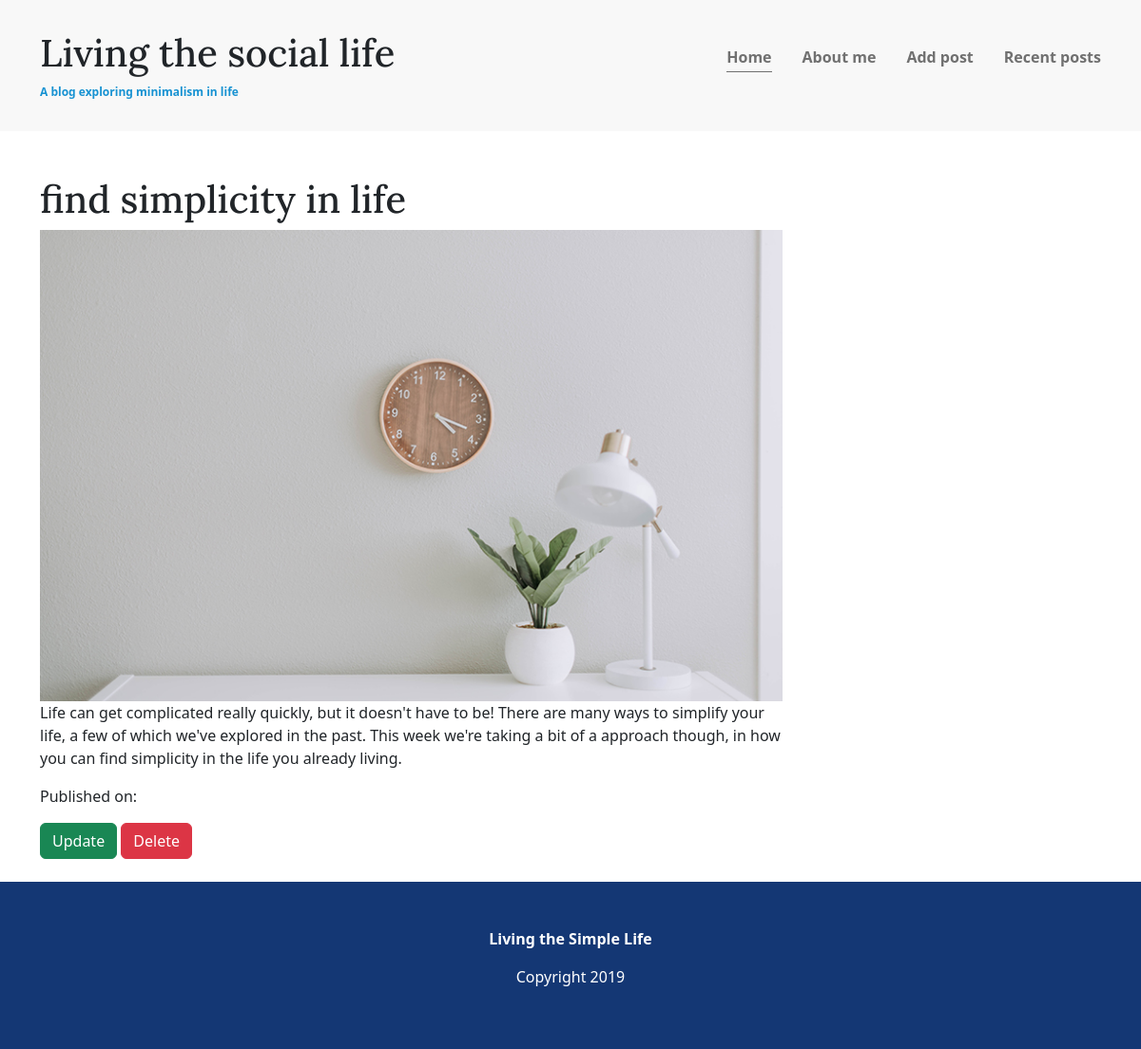
/article/14/, run on the app's committed database.
### blogapp/models.py (models this page shows, shortened)
class AddPost(models.Model):
    head = models.CharField(max_length=200)
    description = models.TextField()
    images = models.ImageField(upload_to='uploads/', default='uploads/default.jpg')

### blogapp/views.py (the view)
# urls.py: path('article/<int:article_id>/', views.article_detail, name='article_detail'),
def article_detail(request, article_id):
    article = get_object_or_404(AddPost, id=article_id)
    return render(request, 'article_detail.html', {'article': article})

### templates/article_detail.html (shortened to what this page needs)
{% extends "base.html" %}
{% load static %}
{% block content %}
<div class="container container-flex">
    <main role="main">
        <div class="article-detail">
            <h1>{{ article.head }}</h1>
            <img src="{{ article.images.url }}" alt="Article image" class="article-image">
            <p>{{ article.description }}</p>
            <p>Published on: {{ article.created_at|date:"F j, Y" }}</p>
            <div class="button-group mb-4">
                <a href="{% url 'article_update' article.id %}" class="btn btn-update btn-success">Update</a>
                <form action="{% url 'article_delete' article.id %}" method="POST" style="display:inline;">
                    <input type="submit" value="Delete" class="btn btn-delete btn-danger">
                </form>
            </div>
        </div>
    </main>
</div>
{% endblock %}

### static/css/styles.css (style rules this page uses)
body { margin: 0; font-family: 'Ubuntu', sans-serif; font-size: 1.125rem; font-weight: 300; }
img { max-width: 100%; display: block; }
h1, h2, h3 { font-family: 'Lora', serif; font-weight: 400; color: #143774; margin-top: 0; }
h1 { font-size: 2rem; margin: 0; }
a { color: #1792d2; }
.container { width: 90%; max-width: 900px; margin: 0 auto; }
.container-flex { display: flex; flex-direction: column; justify-content: space-between; }
@media (min-width: 675px) { .container-flex { flex-direction: row; } }
@media (min-width: 675px) { main { width: 70%; } }
@media (min-width: 675px) { .article-image { order: -2; min-height: 250px; object-fit: cover; } }

### data on the page
AddPost: head "find simplicity in life", images (picture), description "Life can get complicated really quickly, but it doesn't have to be! There are many ways to simplify your life, a few of which we've explored in the past. This week we're taking a bit of a approach though, in how you can find simplicity in the life you already living."
